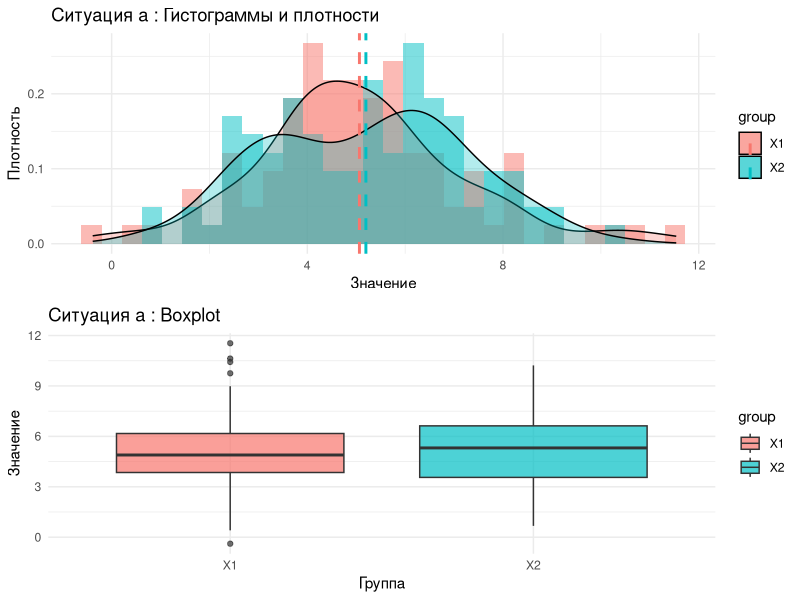
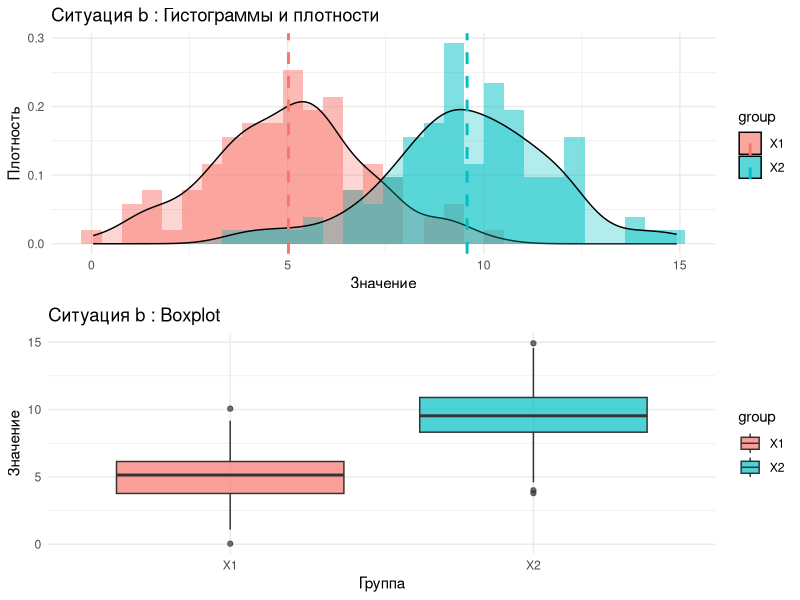
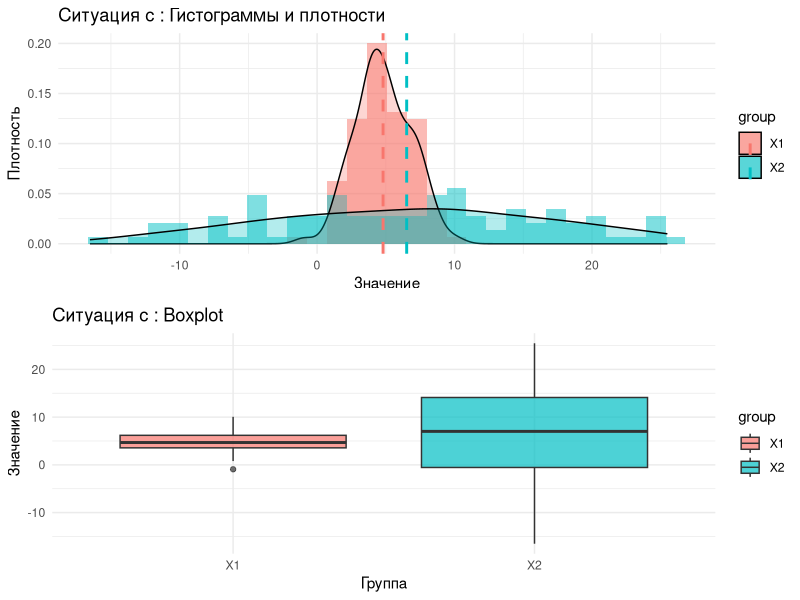
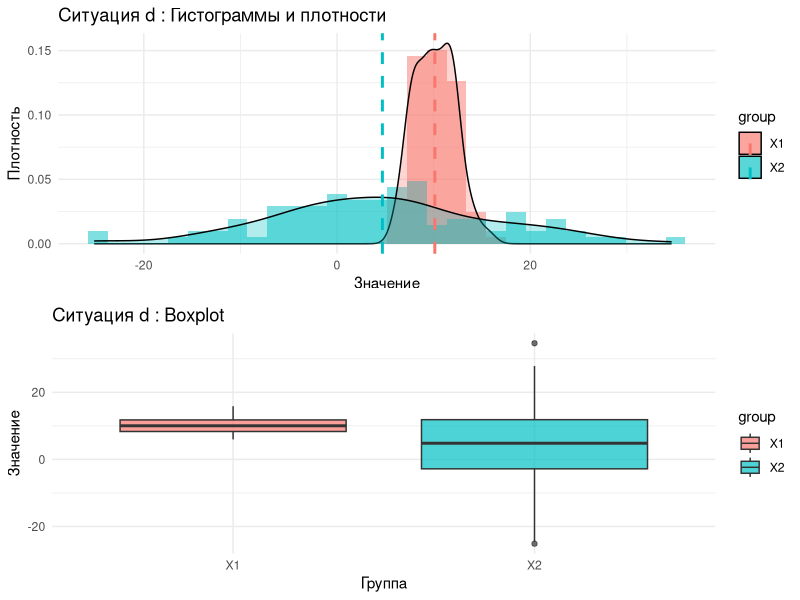

These charts were generated, in order, by the following R code:
# Задание:
library(ggplot2)
library(gridExtra)
rm(list = ls())
#   1. Сгенерировать две выборки Х1 и Х2 объема N = 100 из нормального
#   распределения с параметрами, удовлетворяющими следующим ситуациям:
N <- 100
#     a. Математические ожидания и дисперсии равны;
#     b. Математические ожидания существенно различны, дисперсии равны;
#     c. Математические ожидания равны, дисперсии существенно различны;
#     d. Математические ожидания и дисперсии существенно различны.
params <- list(
  a = list(m1 = 5, m2 = 5, sd1 = 2, sd2 = 2),
  b = list(m1 = 5, m2 = 10, sd1 = 2, sd2 = 2),
  c = list(m1 = 5, m2 = 5, sd1 = 2, sd2 = 10),
  d = list(m1 = 10, m2 = 5, sd1 = 2, sd2 = 10)
)
#   2. Для каждой ситуации:
analyze_samples <- function(x1, x2, situation) {
#     a. Проверить гипотезы о нормальности с помощью критерия Шапиро-Уилка, гипотезы о равенстве средних и дисперсий;
  shapiro1 <- shapiro.test(x1)
  shapiro2 <- shapiro.test(x2)
  
  #t_test <- t.test(x1, x2, var.equal = TRUE)
  f_test <- var.test(x1, x2)

  cat("Ситуация", situation, ":\n")
  cat("  Тест Шапиро-Уилка для X1: p-value =", shapiro1$p.value, "\n")
  cat("  Тест Шапиро-Уилка для X2: p-value =", shapiro2$p.value, "\n")
  if (shapiro1$p.value > 0.05) {
    cat(" Распределение X1 не отличается от нормального\n")
  } else {
    cat(" Распределение X1 отличается от нормального\n")
  }
  if (shapiro2$p.value > 0.05) {
    cat(" Распределение X2 не отличается от нормального\n")
  } else {
    cat(" Распределение X2 отличается от нормального\n")
  }
  # Проверка равенства средних (критерий Стьюдента)
  # В зависимости от равенства дисперсий выбираем соответствующий тест
  if (f_test$p.value > 0.05) {
    t_test <- t.test(x1, x2, var.equal = TRUE)
    t_test_type <- "с предположением о равенстве дисперсий"
  } else {
    #тест Уэлча
    t_test <- t.test(x1, x2, var.equal = FALSE)
    t_test_type <- "без предположения о равенстве дисперсий (тест Уэлча)"
  }
  cat("\nКритерий Стьюдента (равенство средних):\n")
  cat(paste("  Используется", t_test_type, "\n"))
  cat(paste("  t =", round(t_test$statistic, 4), 
            ", df =", round(t_test$parameter, 4),
            ", p-value =", round(t_test$p.value, 4)))
  if (t_test$p.value > 0.05) {
    cat(" → средние равны (на уровне значимости 0.05)\n")
  } else {
    cat(" → средние различны (на уровне значимости 0.05)\n")
  }
  cat("  F-тест для равенства дисперсий: p-value =", f_test$p.value, " => ")
  if (f_test$p.value > 0.05) {
    cat(" дисперсии равны (на уровне значимости 0.05)\n")
  } else {
    cat(" дисперсии различны (на уровне значимости 0.05)\n")
  }
  # Выборочные характеристики
  mean_X1 <- mean(x1)
  mean_X2 <- mean(x2)
  var_X1 <- var(x1)
  var_X2 <- var(x2)
  sd_X1 <- sd(x1)
  sd_X2 <- sd(x2)
  
  cat("\nВыборочные характеристики:\n")
  cat(paste("  X1: среднее =", round(mean_X1, 4), 
            ", дисперсия =", round(var_X1, 4), 
            ", СКО =", round(sd_X1, 4), "\n"))
  cat(paste("  X2: среднее =", round(mean_X2, 4), 
            ", дисперсия =", round(var_X2, 4), 
            ", СКО =", round(sd_X2, 4), "\n"))
  
#     b. На одном графике построить гистограммы Х1 и Х2, оценки плотностей для обеих выборок, вертикальными линиями отметить средние значения;
  df <- data.frame(
    value = c(x1, x2),
    group = rep(c("X1", "X2"), each = N)
  )
  p1 <- ggplot(df, aes(x = value, fill = group)) + geom_histogram(aes(y = ..density..), alpha = 0.5, position = "identity", bins = 30) +
    geom_density(alpha = 0.3) + geom_vline(data = data.frame(group = c("X1", "X2"), mean = c(mean(x1), mean(x2))), aes(xintercept = mean, color = group), linetype = "dashed", size = 1) + labs(title = paste("Ситуация", situation, ": Гистограммы и плотности"), x = "Значение", y = "Плотность") + theme_minimal()
#     c. На другом графике построить коробки с усами для Х1 и Х2.
  p2 <- ggplot(df, aes(x = group, y = value, fill = group)) +
    geom_boxplot(alpha = 0.7) +
    labs(title = paste("Ситуация", situation, ": Boxplot"),
         x = "Группа", y = "Значение") +
    theme_minimal()
  grid.arrange(p1, p2, nrow = 2)
}
for (s in names(params)) {
  p <- params[[s]]
  x1 <- rnorm(N, mean = p$m1, sd = p$sd1)
  x2 <- rnorm(N, mean = p$m2, sd = p$sd2)
  analyze_samples(x1, x2, s)
}
